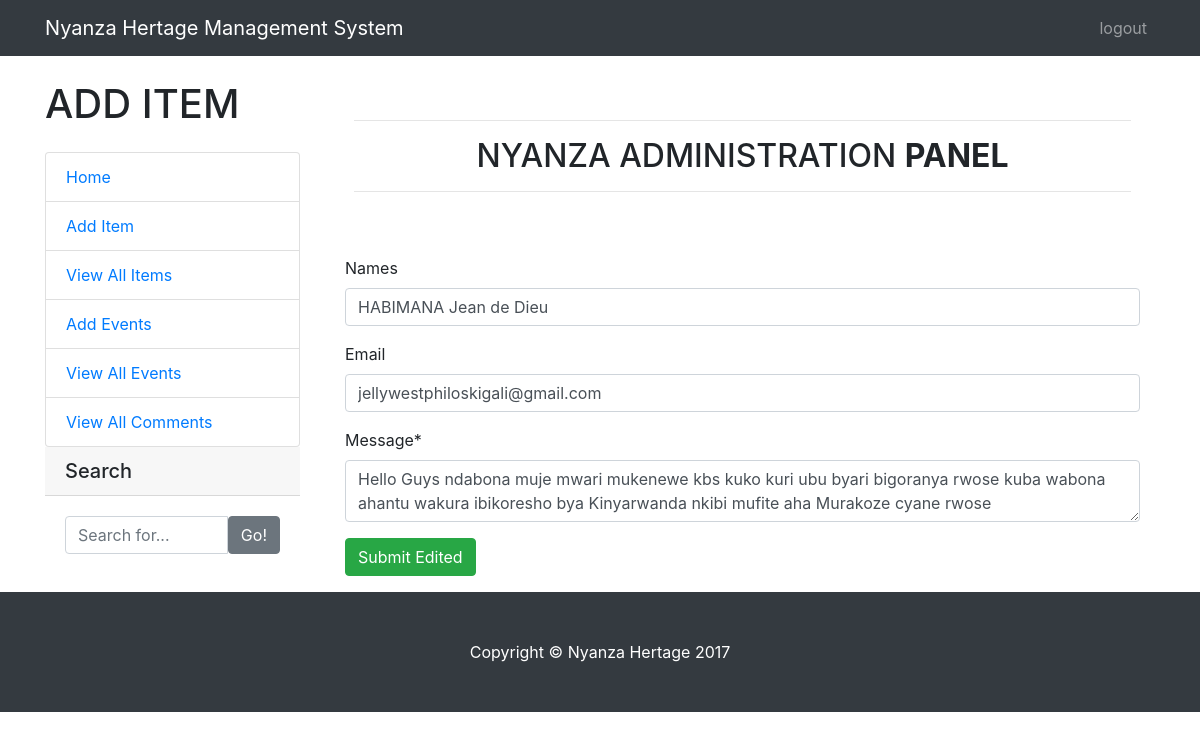
Page /edit_comment.php?idcom=2 on the committed database.
### tables this page shows
CREATE TABLE IF NOT EXISTS `comments` (
`idcom` int(5) NOT NULL,
  `names` varchar(30) NOT NULL,
  `email` varchar(60) NOT NULL,
  `telephone` int(12) NOT NULL,
  `comment` varchar(5000) NOT NULL,
  `time` datetime NOT NULL
);

### edit_comment.php (the view, shortened to what this page needs)
<?php
$con = mysql_connect("localhost","root","");
?>
<!DOCTYPE html PUBLIC "-//W3C//DTD XHTML 1.0 Transitional//EN" "http://www.w3.org/TR/xhtml1/DTD/xhtml1-transitional.dtd">
<html xmlns="http://www.w3.org/1999/xhtml">
<head>
<link href="bootstrap/css/bootstrap.min.css" rel="stylesheet" type="text/css" />
<link href="css/nyanza.css" rel="stylesheet">
</head>
</head>
<body>
    <nav class="navbar navbar-expand-lg navbar-dark bg-dark fixed-top">
      <div class="container">
        <a class="navbar-brand" href="index.php">Nyanza Hertage Management System</a>
        <div class="collapse navbar-collapse" id="navbarResponsive">
          <ul class="navbar-nav ml-auto">
            <li class="nav-item">
              <a class="nav-link" href="logout.php">logout</a>
            </li>
          </ul>
        </div>
      </div>
    </nav>
    <div class="container">
      <div class="row">
        <div class="col-lg-3">
          <h1 class="my-4">ADD ITEM</h1>
          <div class="list-group">
		  	<a href="administraton.php" class="list-group-item">Home</a>
            <a href="additem.php" class="list-group-item">Add Item</a>
            <a href="all_item.php" class="list-group-item">View All Items</a>
            <a href="#" class="list-group-item">Add Events</a>
			<a href="#" class="list-group-item">View All Events</a>
			<a href="all_comment.php" class="list-group-item">View All Comments</a>
          </div>
		 <h5 class="card-header">Search</h5>
            <div class="card-body">
			 <form action="search_Item.php" method="post">
              <div class="input-group">
                <input name="search" type="text" class="form-control" placeholder="Search for..." onKeyDown="searchq();">
                <span class="input-group-btn">
                  <button class="btn btn-secondary" type="button">Go!</button>
                </span>
			</div>
			</form>
		  </div>
        </div>
 <div class="col-lg-9">
          <div id="carouselExampleIndicators" class="carousel slide my-4" data-ride="carousel">
<div class="bg-faded p-4 my-4">
        <hr class="divider">
        <h2 class="text-center text-lg text-uppercase my-0">Nyanza Administration
          <strong>Panel</strong>
        </h2>
        <hr class="divider">
      </div>
          </div>
<?php
if(isset($_GET['idcom']))
{
$id=$_GET['idcom'];
$qry=mysql_query("SELECT * FROM comments WHERE idcom=$id", $con);
$row=mysql_fetch_array($qry);
}
?>
<form action="comment_edited.php" method="post" enctype="multipart/form-data" name="form1" id="form"  onSubmit="return validation();">
<div class="col-lg-12">
<div class="form-group">
<label for="fname">Names</label>
<input type="text" name="names" value="<?php echo $row['names'];?>" placeholder="Enter Item Name" class="form-control">
</div>
<div class="form-group">
<label for="fname">Email</label>
<input type="text" name="email" value="<?php echo $row['email'];?>" placeholder="Enter Item Name" class="form-control">
</div>
<div class="form-group">
<label>Message*</label>
<textarea class="form-control" id="comment" name="comment" placeholder="Enter Item Description"><?php echo $row['comment'];?></textarea>
</div>
<div class="form-group">
<input name="add" type="submit" value="Submit Edited" class="btn btn-success">&nbsp;&nbsp;&nbsp;&nbsp;
		  </div>
          </div>
</div>
</div>
 </div>
    <footer class="py-5 bg-dark">
      <div class="container">
        <p class="m-0 text-center text-white">Copyright &copy; Nyanza Hertage 2017</p>
      </div>
    </footer>
</body>
</html>

### css/nyanza.css (style rules this page uses)
body { padding-top: 54px; }
@media (min-width: 992px) { body { padding-top: 56px; } }

### rows in the picture
comments: names "HABIMANA Jean de Dieu", email "jellywestphiloskigali@gmail.com", comment "Hello Guys ndabona muje mwari mukenewe kbs kuko kuri ubu byari bigoranya rwose kuba wabona ahantu wakura ibikoresho bya Kinyarwanda nkibi mufite aha Murakoze cyane rwose"
